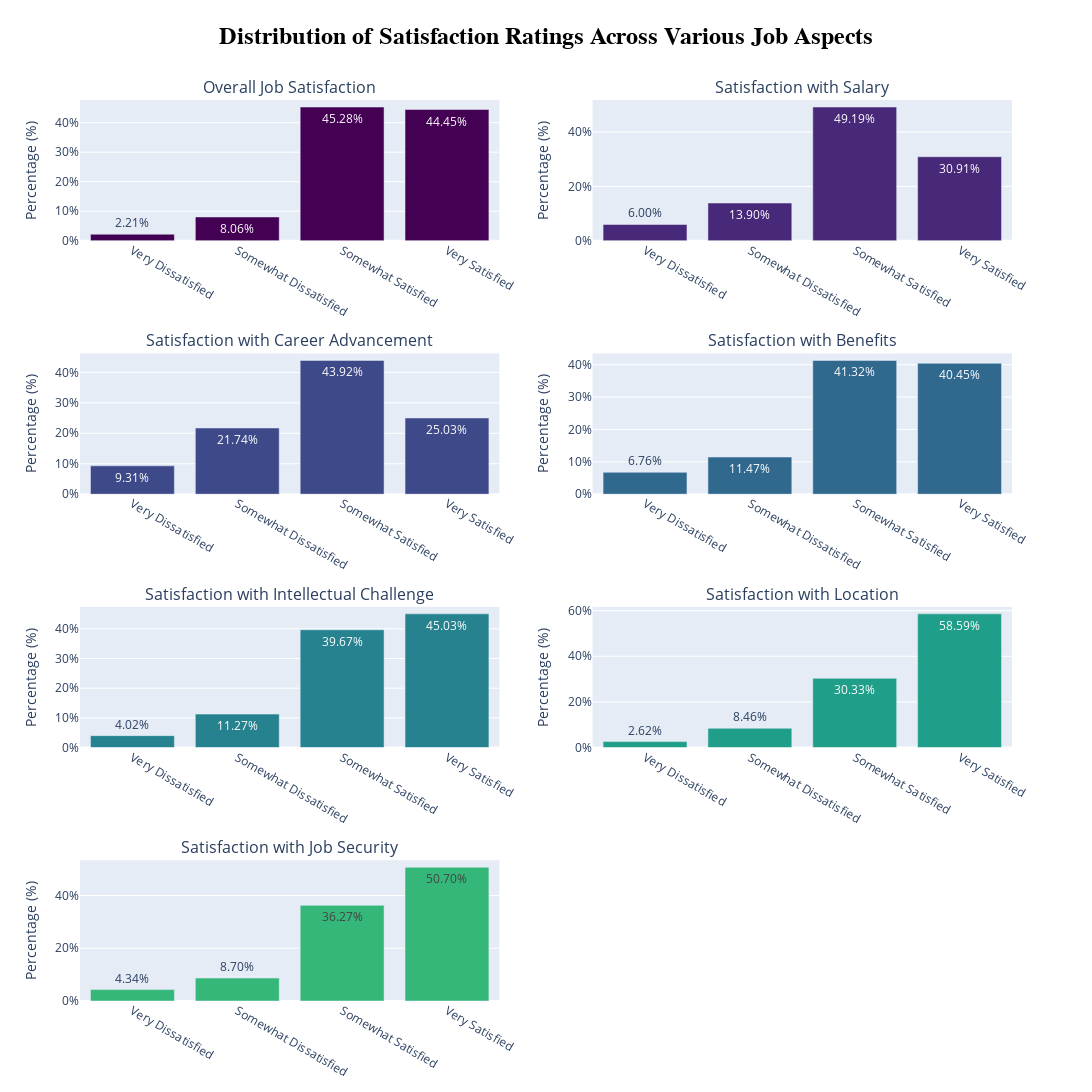

The code cell stored with this chart in its notebook:
### Markdown cell above
We can plot data on job satisfaction scores within the dataset - building on what we learnt in Notebook 1, we can now explore proportions of job satisfaction scores across ALL years:

### Code cell
# Import necessary libraries
import plotly.graph_objects as go
import plotly.express as px
from plotly.subplots import make_subplots

# Custom Likert scale labels
likert_labels = {
    1: "Very Dissatisfied",
    2: "Somewhat Dissatisfied",
    3: "Somewhat Satisfied",
    4: "Very Satisfied"
}

# Use the Viridis color palette
friendly_colors = px.colors.sequential.Viridis

# List of satisfaction-related columns
jobsat_columns = [
    'job_satisfaction',
    'satisfaction_salary',
    'satisfaction_advancement',
    'satisfaction_benefits',
    'satisfaction_challenges',
    'satisfaction_location',
    'satisfaction_security'
]

# Create subplots
fig = make_subplots(
    rows=4, cols=2, 
    subplot_titles=[
        'Overall Job Satisfaction',
        'Satisfaction with Salary',
        'Satisfaction with Career Advancement',
        'Satisfaction with Benefits',
        'Satisfaction with Intellectual Challenge',
        'Satisfaction with Location',
        'Satisfaction with Job Security'
    ]
)

# Plotting each satisfaction-related column as a bar plot
for i, column in enumerate(jobsat_columns):
    # Count the occurrences of each satisfaction level
    value_counts = final_eda[column].value_counts(normalize=True).sort_index() * 100
    
    # Create bar plot
    fig.add_trace(
        go.Bar(
            x=[likert_labels[val] for val in value_counts.index],  # Replace x-axis with Likert labels
            y=value_counts,
            marker_color=friendly_colors[i % len(friendly_colors)],
            name=column.replace("_", " ").title(),
            texttemplate='%{y:.2f}%',  # Restrict hover text to 2 decimal places
            hoverinfo="text+y"
        ),
        row=(i // 2) + 1, col=(i % 2) + 1
    )
    
    # Update y-axis labels
    fig.update_yaxes(
        title_text='Percentage (%)',  # Set y-axis title to Percentage (%)
        ticksuffix='%',  # Add percentage symbol to y-axis tick labels
        row=(i // 2) + 1, col=(i % 2) + 1
    )

# Update layout for the entire plot, including title
fig.update_layout(
    height=1200,  # Increased height for more space
    width=1200,   # Increased width for more space
    title={
        'text': "Distribution of Satisfaction Ratings Across Various Job Aspects",
        'x': 0.5,
        'xanchor': 'center',
        'yanchor': 'top',
        'y': 0.975,
        'font': {
            'family': "Arial, sans-serif",
            'size': 24,  # Increase font size
            'color': 'black',
            'weight': 'bold'
        }
    },
    showlegend=False 
)

# Show the plot
fig.show()

### Figure 1 — Plotly figure (JSON) as saved in the notebook; plotly's stock layout.template omitted (floating-point values rounded to 4 significant figures)
{"data": [{"hoverinfo": "text+y", "marker": {"color": "#440154"}, "name": "Job Satisfaction", "texttemplate": "%{y:.2f}%", "type": "bar", "x": ["Very Dissatisfied", "Somewhat Dissatisfied", "Somewhat Satisfied", "Very Satisfied"], "xaxis": "x", "y": [2.21, 8.06, 45.28, 44.45], "yaxis": "y"}, {"hoverinfo": "text+y", "marker": {"color": "#482878"}, "name": "Satisfaction Salary", "texttemplate": "%{y:.2f}%", "type": "bar", "x": ["Very Dissatisfied", "Somewhat Dissatisfied", "Somewhat Satisfied", "Very Satisfied"], "xaxis": "x2", "y": [5.995, 13.9, 49.19, 30.91], "yaxis": "y2"}, {"hoverinfo": "text+y", "marker": {"color": "#3e4989"}, "name": "Satisfaction Advancement", "texttemplate": "%{y:.2f}%", "type": "bar", "x": ["Very Dissatisfied", "Somewhat Dissatisfied", "Somewhat Satisfied", "Very Satisfied"], "xaxis": "x3", "y": [9.305, 21.74, 43.92, 25.03], "yaxis": "y3"}, {"hoverinfo": "text+y", "marker": {"color": "#31688e"}, "name": "Satisfaction Benefits", "texttemplate": "%{y:.2f}%", "type": "bar", "x": ["Very Dissatisfied", "Somewhat Dissatisfied", "Somewhat Satisfied", "Very Satisfied"], "xaxis": "x4", "y": [6.762, 11.47, 41.32, 40.45], "yaxis": "y4"}, {"hoverinfo": "text+y", "marker": {"color": "#26828e"}, "name": "Satisfaction Challenges", "texttemplate": "%{y:.2f}%", "type": "bar", "x": ["Very Dissatisfied", "Somewhat Dissatisfied", "Somewhat Satisfied", "Very Satisfied"], "xaxis": "x5", "y": [4.024, 11.27, 39.67, 45.03], "yaxis": "y5"}, {"hoverinfo": "text+y", "marker": {"color": "#1f9e89"}, "name": "Satisfaction Location", "texttemplate": "%{y:.2f}%", "type": "bar", "x": ["Very Dissatisfied", "Somewhat Dissatisfied", "Somewhat Satisfied", "Very Satisfied"], "xaxis": "x6", "y": [2.62, 8.462, 30.33, 58.59], "yaxis": "y6"}, {"hoverinfo": "text+y", "marker": {"color": "#35b779"}, "name": "Satisfaction Security", "texttemplate": "%{y:.2f}%", "type": "bar", "x": ["Very Dissatisfied", "Somewhat Dissatisfied", "Somewhat Satisfied", "Very Satisfied"], "xaxis": "x7", "y": [4.336, 8.696, 36.27, 50.7], "yaxis": "y7"}], "layout": {"annotations": [{"font": {"size": 16}, "showarrow": false, "text": "Overall Job Satisfaction", "x": 0.225, "xanchor": "center", "xref": "paper", "y": 1, "yanchor": "bottom", "yref": "paper"}, {"font": {"size": 16}, "showarrow": false, "text": "Satisfaction with Salary", "x": 0.775, "xanchor": "center", "xref": "paper", "y": 1, "yanchor": "bottom", "yref": "paper"}, {"font": {"size": 16}, "showarrow": false, "text": "Satisfaction with Career Advancement", "x": 0.225, "xanchor": "center", "xref": "paper", "y": 0.7188, "yanchor": "bottom", "yref": "paper"}, {"font": {"size": 16}, "showarrow": false, "text": "Satisfaction with Benefits", "x": 0.775, "xanchor": "center", "xref": "paper", "y": 0.7188, "yanchor": "bottom", "yref": "paper"}, {"font": {"size": 16}, "showarrow": false, "text": "Satisfaction with Intellectual Challenge", "x": 0.225, "xanchor": "center", "xref": "paper", "y": 0.4375, "yanchor": "bottom", "yref": "paper"}, {"font": {"size": 16}, "showarrow": false, "text": "Satisfaction with Location", "x": 0.775, "xanchor": "center", "xref": "paper", "y": 0.4375, "yanchor": "bottom", "yref": "paper"}, {"font": {"size": 16}, "showarrow": false, "text": "Satisfaction with Job Security", "x": 0.225, "xanchor": "center", "xref": "paper", "y": 0.1562, "yanchor": "bottom", "yref": "paper"}], "height": 1200, "showlegend": false, "title": {"font": {"color": "black", "family": "Arial, sans-serif", "size": 24, "weight": "bold"}, "text": "Distribution of Satisfaction Ratings Across Various Job Aspects", "x": 0.5, "xanchor": "center", "y": 0.975, "yanchor": "top"}, "width": 1200, "xaxis": {"anchor": "y", "domain": [0, 0.45]}, "xaxis2": {"anchor": "y2", "domain": [0.55, 1]}, "xaxis3": {"anchor": "y3", "domain": [0, 0.45]}, "xaxis4": {"anchor": "y4", "domain": [0.55, 1]}, "xaxis5": {"anchor": "y5", "domain": [0, 0.45]}, "xaxis6": {"anchor": "y6", "domain": [0.55, 1]}, "xaxis7": {"anchor": "y7", "domain": [0, 0.45]}, "xaxis8": {"anchor": "y8", "domain": [0.55, 1]}, "yaxis": {"anchor": "x", "domain": [0.8438, 1], "ticksuffix": "%", "title": {"text": "Percentage (%)"}}, "yaxis2": {"anchor": "x2", "domain": [0.8438, 1], "ticksuffix": "%", "title": {"text": "Percentage (%)"}}, "yaxis3": {"anchor": "x3", "domain": [0.5625, 0.7188], "ticksuffix": "%", "title": {"text": "Percentage (%)"}}, "yaxis4": {"anchor": "x4", "domain": [0.5625, 0.7188], "ticksuffix": "%", "title": {"text": "Percentage (%)"}}, "yaxis5": {"anchor": "x5", "domain": [0.2812, 0.4375], "ticksuffix": "%", "title": {"text": "Percentage (%)"}}, "yaxis6": {"anchor": "x6", "domain": [0.2812, 0.4375], "ticksuffix": "%", "title": {"text": "Percentage (%)"}}, "yaxis7": {"anchor": "x7", "domain": [0, 0.1562], "ticksuffix": "%", "title": {"text": "Percentage (%)"}}, "yaxis8": {"anchor": "x8", "domain": [0, 0.1562]}}}
